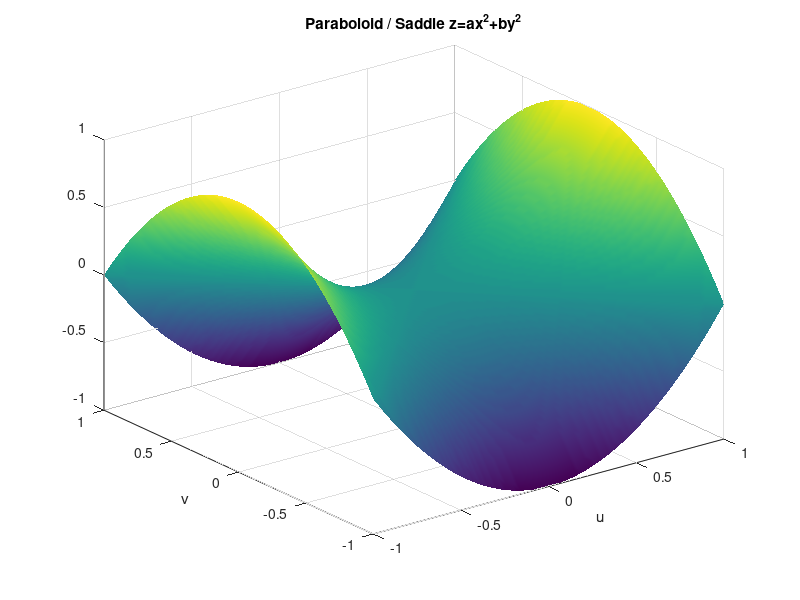
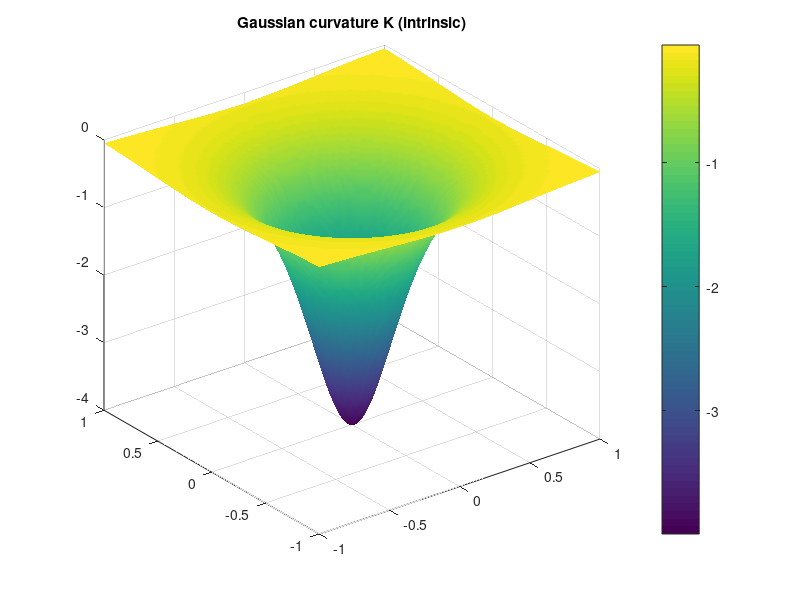
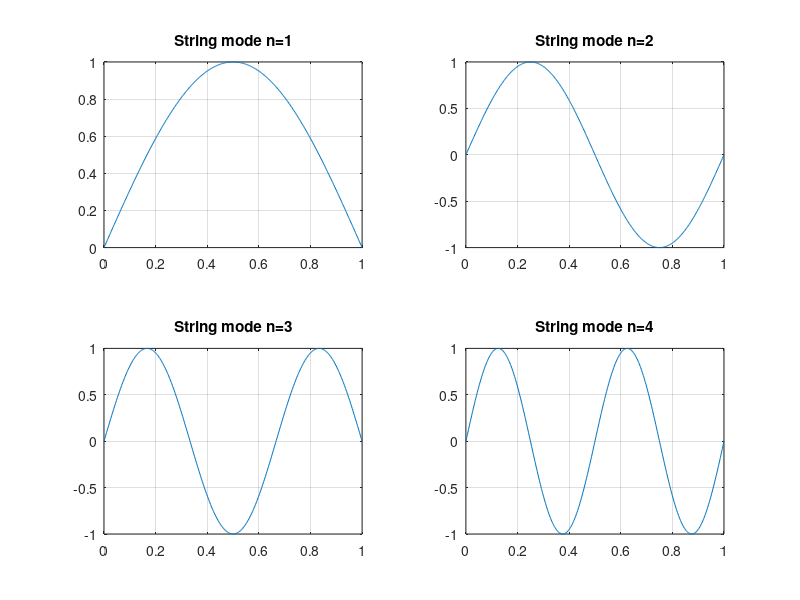

Write the MATLAB code that produced these figures, in order.
function curvature_strings()
% CURVATURE_STRINGS Gaussian curvature -> Ricci flat -> strings
% Gaussian curvature K = 4ab/(1+4a^2 u^2+4b^2 v^2)^2 for z=ax^2+by^2
[U,V]=meshgrid(linspace(-1,1,120));
a=1; b=-1; % saddle K<0
K=4*a*b./(1+4*a^2*U.^2+4*b^2*V.^2).^2;
Z=a*U.^2+b*V.^2;
figure(1); surf(U,V,Z); shading interp; title('Paraboloid / Saddle z=ax^2+by^2'); xlabel('u'); ylabel('v');
figure(2); surf(U,V,K); shading interp; title('Gaussian curvature K (intrinsic)'); colorbar;
fprintf('At origin K=4ab=%.2f : K>0 sphere-like, K<0 saddle, K=0 developable\n',4*a*b);

% String vibration modes (Fourier = string modes)
L=1; x=linspace(0,L,500); t=0;
for n=1:4
 yn=sin(n*pi*x/L);
 figure(3); subplot(2,2,n); plot(x,yn); title(sprintf('String mode n=%d',n)); grid on;
end
% Calabi-Yau toy: S^2 x S^2 approx Ricci-flat slice visualization
fprintf('Calabi-Yau condition R_{ij}=0 Ricci-flat Kahler -> string compactification\n');
end
